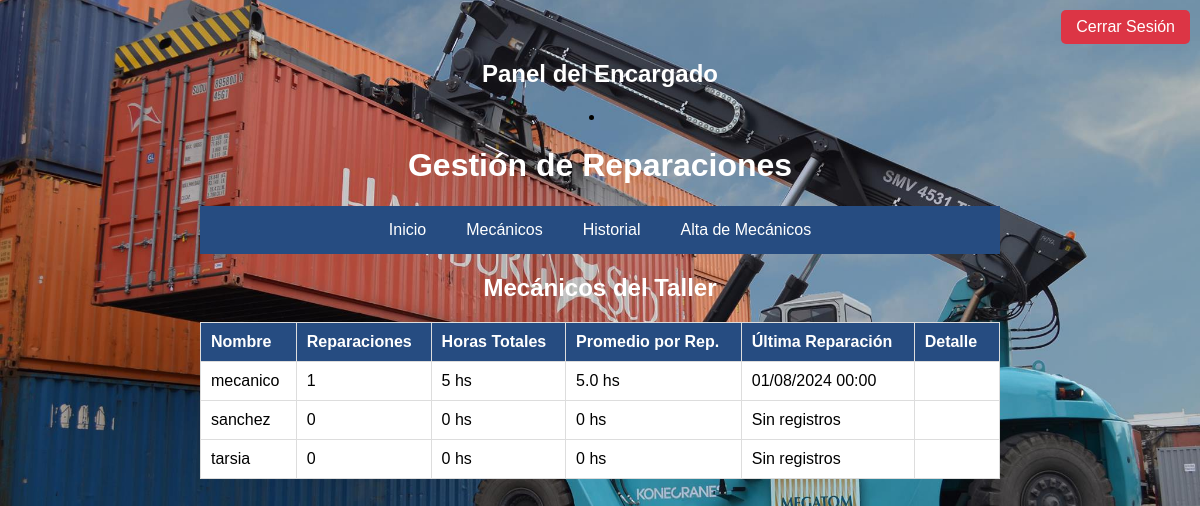
The page /listar_mecanicos.php (signed in) on the database its author committed.
### tables this page shows
CREATE TABLE usuarios (
    usuario_id INT AUTO_INCREMENT PRIMARY KEY,
    nombre_usuario VARCHAR(50) NOT NULL UNIQUE,
    contrasena VARCHAR(100) NOT NULL,
    rol_id INT,
    FOREIGN KEY (rol_id) REFERENCES roles(rol_id)
);

### listar_mecanicos.php (the view, shortened to what this page needs)
<?php
require 'conectar.php';
$mecanicos = $conexion->query("
    SELECT
        u.usuario_id,
        u.nombre_usuario,
        COUNT(r.reparacion_id) as total_reparaciones,
        SUM(r.horas_trabajadas) as horas_totales,
        MAX(r.fecha_reparacion) as ultima_reparacion,
        ROUND(AVG(r.horas_trabajadas), 1) as promedio_horas
    FROM usuarios u
    LEFT JOIN reparaciones_operarios ro ON u.usuario_id = ro.usuario_id
    LEFT JOIN reparaciones r ON ro.reparacion_id = r.reparacion_id
    WHERE u.rol_id = 3
    GROUP BY u.usuario_id
    ORDER BY u.nombre_usuario
");
?>
<!DOCTYPE html>
<html>
<head>
    <link rel="stylesheet" href="estilo.css">
</head>
<body>
    <?php include 'header.php'; ?>
    <h2>Panel del Encargado</h2>
<li><h1> Gestión de Reparaciones </h1></li>
<nav>
    <ul class="menu">
<li><a href="encargado.php"> Inicio </a></li>
<li><a href="listar_mecanicos.php"> Mecánicos</a></li>
<li><a href="historial_reparaciones.php"> Historial </a></li>
<li><a href="registrarempleado.php">Alta de Mecánicos</a></li>
</ul>
</nav>
    <h2>Mecánicos del Taller</h2>
    <table class="tabla-mecanicos">
        <thead>
            <tr>
                <th>Nombre</th>
                <th>Reparaciones</th>
                <th>Horas Totales</th>
                <th>Promedio por Rep.</th>
                <th>Última Reparación</th>
                <th>Detalle</th>
            </tr>
        </thead>
        <tbody>
            <?php while($mec = $mecanicos->fetch_assoc()): ?>
            <tr>
                <td><?php echo htmlspecialchars($mec['nombre_usuario']); ?></td>
                <td class="estadistica"><?php echo $mec['total_reparaciones']; ?></td>
                <td class="estadistica"><?php echo $mec['horas_totales'] ?? 0; ?> hs</td>
                <td class="estadistica"><?php echo $mec['promedio_horas'] ?? 0; ?> hs</td>
                <td>
                    <?php if($mec['ultima_reparacion']): ?>
                        <?php echo date('d/m/Y H:i', strtotime($mec['ultima_reparacion'])); ?>
                    <?php else: ?>
                        <span class="sin-datos">Sin registros</span>
                    <?php endif; ?>
                </td>
                <td>
                    <a href="detalle_mecanico.php?id=<?php echo $mec['usuario_id']; ?>">
                    </a>
                </td>
            </tr>
            <?php endwhile; ?>
        </tbody>
    </table>
</body>
</html>

### header.php (shortened to what this page needs)
<?php if (isset($_SESSION['usuario_id'])): ?>
<a href="cerrar_sesion.php" class="btn-cerrar-sesion">Cerrar Sesión</a>
<?php endif; ?>

### estilo.css (style rules this page uses)
body { font-family: Arial, sans-serif; background-color: #1e2b3c; background-image: url(img/me.jpg); background-position: center; background-size: cover; background-repeat: no-repeat; margin: 0; padding: 0; text-align: center; }
a { color: #ffffff; text-decoration: none; }
h1, h2, h3 { text-align: center; color: white; }
table { width: 80%; margin: 30px auto; border-collapse: collapse; background-color: white; border: 1px solid #ccc; text-align: left; }
th { background-color: #264c81; color: white; padding: 10px; }
td { padding: 10px; border: 1px solid #ddd; }
.menu { list-style: none; padding: 0; margin: 0 auto; max-width: 1000px; display: flex; justify-content: center; background-color: #264c81; }
.menu li { margin: 0; }
.menu li a { display: block; padding: 15px 20px; color: white; text-decoration: none; }
body { font-family: Arial, sans-serif; max-width: 800px; margin: 20px auto; padding: 20px; }
table { width: 100%; border-collapse: collapse; margin-top: 20px; }
th, td { padding: 10px; border: 1px solid #ddd; text-align: left; }

### header.php (style rules this page uses)
.btn-cerrar-sesion { position: fixed; top: 10px; right: 10px; padding: 8px 15px; background: #dc3545; color: white; text-decoration: none; border-radius: 5px; z-index: 1000; }

### rows shown on the page
usuarios: nombre_usuario "mecanico", total_reparaciones "1", horas_totales "5", promedio_horas "5.0", ultima_reparacion "01/08/2024 00:00"
usuarios: nombre_usuario "sanchez", total_reparaciones "0", horas_totales "0", promedio_horas "0", shows "Sin registros"
usuarios: nombre_usuario "tarsia", total_reparaciones "0", horas_totales "0", promedio_horas "0", shows "Sin registros"
